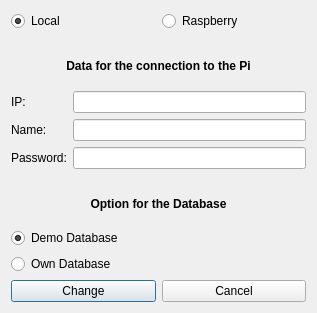
<?xml version="1.0" encoding="UTF-8"?>
<ui version="4.0">
 <class>ConfigDialog</class>
 <widget class="QDialog" name="ConfigDialog">
  <property name="geometry">
   <rect>
    <x>0</x>
    <y>0</y>
    <width>317</width>
    <height>313</height>
   </rect>
  </property>
  <property name="windowTitle">
   <string>Select configuration</string>
  </property>
  <property name="modal">
   <bool>true</bool>
  </property>
  <layout class="QVBoxLayout" name="verticalLayout_2">
   <item>
    <layout class="QHBoxLayout" name="horizontalLayout">
     <item>
      <widget class="QRadioButton" name="RB_local">
       <property name="text">
        <string>Local</string>
       </property>
       <property name="checked">
        <bool>true</bool>
       </property>
       <attribute name="buttonGroup">
        <string notr="true">buttonGroup</string>
       </attribute>
      </widget>
     </item>
     <item>
      <widget class="QRadioButton" name="RB_pi">
       <property name="text">
        <string>Raspberry</string>
       </property>
       <attribute name="buttonGroup">
        <string notr="true">buttonGroup</string>
       </attribute>
      </widget>
     </item>
    </layout>
   </item>
   <item>
    <spacer name="verticalSpacer">
     <property name="orientation">
      <enum>Qt::Vertical</enum>
     </property>
     <property name="sizeType">
      <enum>QSizePolicy::Fixed</enum>
     </property>
     <property name="sizeHint" stdset="0">
      <size>
       <width>20</width>
       <height>10</height>
      </size>
     </property>
    </spacer>
   </item>
   <item>
    <widget class="QLabel" name="label_4">
     <property name="font">
      <font>
       <weight>75</weight>
       <bold>true</bold>
      </font>
     </property>
     <property name="text">
      <string>Data for the connection to the Pi</string>
     </property>
     <property name="alignment">
      <set>Qt::AlignCenter</set>
     </property>
    </widget>
   </item>
   <item>
    <layout class="QFormLayout" name="formLayout">
     <item row="0" column="0">
      <widget class="QLabel" name="label">
       <property name="text">
        <string>IP:</string>
       </property>
      </widget>
     </item>
     <item row="1" column="0">
      <widget class="QLabel" name="label_2">
       <property name="text">
        <string>Name:</string>
       </property>
      </widget>
     </item>
     <item row="2" column="0">
      <widget class="QLabel" name="label_3">
       <property name="text">
        <string>Password:</string>
       </property>
      </widget>
     </item>
     <item row="0" column="1">
      <widget class="QLineEdit" name="LE_ip"/>
     </item>
     <item row="1" column="1">
      <widget class="QLineEdit" name="LE_name"/>
     </item>
     <item row="2" column="1">
      <widget class="QLineEdit" name="LE_password">
       <property name="echoMode">
        <enum>QLineEdit::Password</enum>
       </property>
      </widget>
     </item>
    </layout>
   </item>
   <item>
    <spacer name="verticalSpacer_2">
     <property name="orientation">
      <enum>Qt::Vertical</enum>
     </property>
     <property name="sizeType">
      <enum>QSizePolicy::Fixed</enum>
     </property>
     <property name="sizeHint" stdset="0">
      <size>
       <width>20</width>
       <height>10</height>
      </size>
     </property>
    </spacer>
   </item>
   <item>
    <widget class="QLabel" name="label_5">
     <property name="font">
      <font>
       <weight>75</weight>
       <bold>true</bold>
      </font>
     </property>
     <property name="text">
      <string>Option for the Database</string>
     </property>
     <property name="alignment">
      <set>Qt::AlignCenter</set>
     </property>
    </widget>
   </item>
   <item>
    <layout class="QVBoxLayout" name="verticalLayout">
     <item>
      <widget class="QRadioButton" name="RB_demo">
       <property name="text">
        <string>Demo Database</string>
       </property>
       <property name="checked">
        <bool>true</bool>
       </property>
       <attribute name="buttonGroup">
        <string notr="true">buttonGroup_2</string>
       </attribute>
      </widget>
     </item>
     <item>
      <widget class="QRadioButton" name="RB_own">
       <property name="text">
        <string>Own Database</string>
       </property>
       <attribute name="buttonGroup">
        <string notr="true">buttonGroup_2</string>
       </attribute>
      </widget>
     </item>
    </layout>
   </item>
   <item>
    <layout class="QHBoxLayout" name="horizontalLayout_2">
     <item>
      <widget class="QPushButton" name="PB_change">
       <property name="text">
        <string>Change</string>
       </property>
      </widget>
     </item>
     <item>
      <widget class="QPushButton" name="PB_cancel">
       <property name="text">
        <string>Cancel</string>
       </property>
      </widget>
     </item>
    </layout>
   </item>
  </layout>
 </widget>
 <resources/>
 <connections/>
 <buttongroups>
  <buttongroup name="buttonGroup"/>
  <buttongroup name="buttonGroup_2"/>
 </buttongroups>
</ui>
